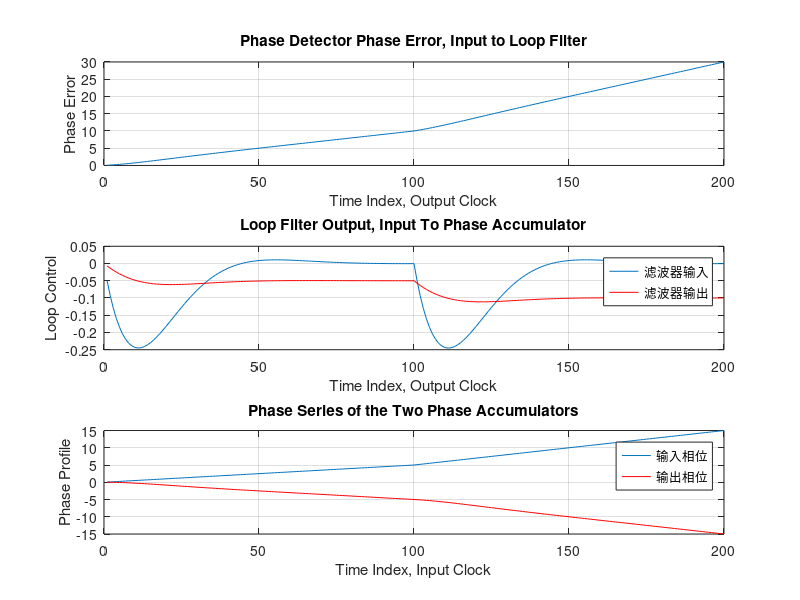
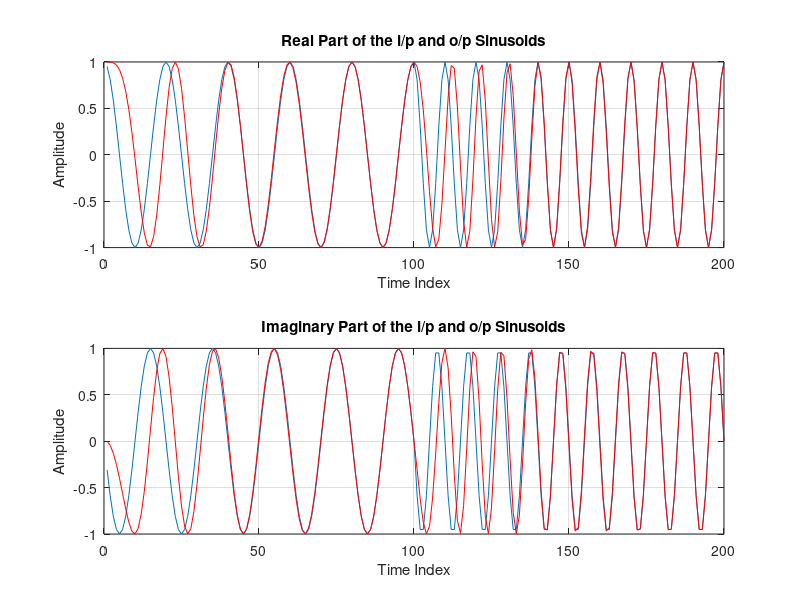

These figures' MATLAB source, in order: (Note: this script raises an error after producing the figures.)

clc
clear all
close all
%Loop Parameters%
digital_bandwidth= 0.05;    % 数字带宽 2*pi/100
damping_factor=sqrt(2)/2;       % 阻尼系数

ki= (4*digital_bandwidth*digital_bandwidth)/...
    (1+2*damping_factor*digital_bandwidth+digital_bandwidth*digital_bandwidth);
kp= (4*damping_factor*digital_bandwidth)/...
    (1+2*damping_factor*digital_bandwidth+digital_bandwidth*digital_bandwidth);



%Input Accumulator%
normalized_freq_1=0.05; normalized_freq_2=0.1;
phase_series=[normalized_freq_1*ones(1,100) normalized_freq_2*ones(1,100)];     % 两个不同频率参数

%Phase Detector Phase Error%
ph=filter(1,[1 -1],phase_series);           % 输入信号相位 相位积分
input_complex_sinusoid= exp(-1i*2*pi*ph);    % 输入信号          e^(i*f) = cos(f) + i*sin(f)  e^(-i*f) = cos(f) - i*sin(f)

ph_sv = zeros(1,200);
ph_sv_1= zeros(1,200);
phase_series_sv = zeros(1,200);

int_reg = 0;
accumulator = 0;
 
%Loop Filter and Phase Accumulator%
for n=1:200
         product =input_complex_sinusoid(n)*exp(-1i*2*pi*accumulator);      % 鉴相器实现 ？ -i 减小相差
         ph_1 = angle(product)/(2*pi);
         ph_sv(n) = ph_1;                      % 相位差函数
         
        int_reg = int_reg + ki*ph_1;
        normalized_freq = kp*ph_1+int_reg;
        phase_series_sv(n) = normalized_freq;   % 环路滤波器实现
 
        ph_sv_1(n) = accumulator;
        accumulator = accumulator+normalized_freq;  % 压控振荡器实现
end
output_complex_sinusoid=exp(1i*2*pi*ph_sv_1);   % 输出
%Phase Error%
phase_error=ph-ph_sv_1; % 真实相位差
figure(1)
subplot(3,1,1)
plot(phase_error)  
grid on
title('Phase Detector Phase Error, Input to Loop Filter')   % 相位差
xlabel('Time Index, Output Clock')
ylabel('Phase Error')
 

subplot(3,1,2)
plot(ph_sv)
hold on
plot(phase_series_sv,'r')
hold off
grid on 
title('Loop Filter Output, Input To Phase Accumulator')     % 鉴相器输出 环路滤波器输出
xlabel('Time Index, Output Clock')
ylabel('Loop Control')
legend('滤波器输入','滤波器输出')

subplot(3,1,3)
plot(ph)
hold on
plot(ph_sv_1,'r')
hold off
grid on
title('Phase Series of the Two Phase Accumulators')     % 相位跟踪
xlabel('Time Index, Input Clock')
ylabel('Phase Profile')
legend('输入相位','输出相位')

%Real and Imaginary Parts of i/p and o/p Sinusoids%
s=exp(1i*2*pi*ph_sv_1);     % 压控振荡器输出
figure(2)
subplot(2,1,1)
plot(real(input_complex_sinusoid))              % 输入 I 通道
hold on
plot(real(output_complex_sinusoid),'r')         % 输出 I 通道跟踪
hold off
grid on
title('Real Part of the i/p and o/p Sinusoids')
xlabel('Time Index')
ylabel('Amplitude')
 
subplot(2,1,2)
plot(imag(input_complex_sinusoid))              % 输入 Q 通道
hold on
plot(imag(output_complex_sinusoid),'r')         % 输出 Q 通道跟踪
hold off
grid on
title('Imaginary Part of the i/p and o/p Sinusoids')
xlabel('Time Index')
ylabel('Amplitude')

Fs = 4; %Sampling Frequency of the Filter 
Fd = 1; %Sampling Frequency of Digital i/p Signal
delay =10; % Filter Group Delay


r=0.50; 
num=rcosine(Fd,Fs,'sqrt',r,delay); %Nyquist Filter      % 发送端采用根升余弦滤波作为成形滤波器（脉冲成型）减少ISI
num_1=num/max(num); %Shaping Filter Scaling             % 滤波器参数归一化
num_2=num_1/(num_1*num_1');%Proper Scaling for Matched Filter % 接收端采用同样的匹配滤波器，并作适当缩放，让增益为1.

%Forming 16-QAM Symbols%
Number_of_Symbols=1000; 
Signal_16QAM=(floor(4*rand(1,Number_of_Symbols))-1.5)/1.5+...       % 传输信号生成
    1j*(floor(4*rand(1,Number_of_Symbols))-1.5)/1.5;

%1-to-4 upsampling filters (Shaping Filters)%           % 信号上采样
h1=reshape([num_1 zeros(1,3)],4,21);                    % SRC的参数81个，由于信号4倍上采样，可以将参数整形成4组，方便计算
register=zeros(1,20);

x=zeros(1,4*Number_of_Symbols); % Shaping Filter o/p Array  % 成形滤波器数组
m=0; % o/p Clock Index
for n=1:Number_of_Symbols
    register=[Signal_16QAM(n) register(1:20)]; % Shift i/p Sample into Shaping Filter % 移位寄存器
    for k=1:4
        x(m+k)=register*h1(k,:)';   % 滤波，4倍上采样
    end
    m=m+4;
end

%Eye Diagram%   数据眼图和星座图
figure(3)
subplot(2, 1, 1)
plot(0,0)
hold on
for n=(1:4:4*Number_of_Symbols-4)
    plot((-1:1/2:1),real(x(n:n+4)))
end
hold off
grid on
title('Eye Diagram of the Modulated Signal')

%Constellation Diagram%
subplot(2,1,2)
plot(x(1:4:4*Number_of_Symbols),'rx')
grid on
axis('square')
xlabel('Inphase')
ylabel('Quadrature')
title('Constellation Diagram of the Modulated Signal')

sigma=0.02 ;
complex_noise=(sigma*randn(1,4* Number_of_Symbols))+...
    1j*(sigma*randn(1,4* Number_of_Symbols));
 complex_input_sequence=x+complex_noise;                    % 叠加噪声的信号
rotated_sequence= complex_input_sequence.*exp(1j*2*pi/36); %Rotating Complex i/p Sequence 旋转序列？ 添加了相位旋转
 
%Eye Diagram% 添加了噪声的眼图和星座图
figure(4)
subplot(2, 1, 1)
plot(0,0)
hold on
for n=(1:4:4*Number_of_Symbols-4)
    plot((-1:1/2:1),real(rotated_sequence(n:n+4)))
end
hold off
grid on
title('Eye Diagram of the Rotated Signal')

%Constellation Diagram%
subplot(2,1,2)
plot(rotated_sequence(1:4:4*Number_of_Symbols),'rx')
grid on
axis('square')
xlabel('Inphase')
ylabel('Quadrature')
title('Constellation Diagram of the Rotated Signal')

y=conv(rotated_sequence,num_2); % 卷积匹配滤波器

%Eye Diagram%
figure(5)
subplot(2, 1, 1)
plot(0,0)
hold on
for n=(1:4:4*Number_of_Symbols-4)
    plot((-1:1/2:1),real(y(n:n+4)))
end
hold off
grid on
title('Eye Diagram of the Matched Filter Output Signal')

%Constellation Diagram%
subplot(2,1,2)
plot(y(1:4:4*Number_of_Symbols),'rx')
grid on
axis('square')
xlabel('Inphase')
ylabel('Quadrature')
title('Constellation Diagram of the Matched Filter Output Signal')

flag=1;
mf_register=zeros(1,80);

for n=1:4*Number_of_Symbols
slicer_rotated_sequence=rotated_sequence(n);
mf_register=[slicer_rotated_sequence mf_register(1:80)];    % mf 移位寄存器
slicer_rotated_sequence_1(n)=mf_register*num_2';    % 匹配滤波器滤波


if flag==1 %detect count
        slicer_rotated_sequence_1_real=real(slicer_rotated_sequence_1(n));  % I 通道解数据
          slicer_rotated_sequence_1_real_det=1;
          if slicer_rotated_sequence_1_real<0
              slicer_rotated_sequence_1_real_det=-1;
          end
          if abs(slicer_rotated_sequence_1_real)<2/3;
              slicer_rotated_sequence_1_real_det=slicer_rotated_sequence_1_real_det/3;
          end
         slicer_rotated_sequence_1_imag=imag(slicer_rotated_sequence_1(n)); % Q 通道解数据
          slicer_rotated_sequence_1_imag_det=1;
          if slicer_rotated_sequence_1_imag<0
              slicer_rotated_sequence_1_imag_det=-1;
          end
          if abs(slicer_rotated_sequence_1_imag)<2/3;
              slicer_rotated_sequence_1_imag_det=slicer_rotated_sequence_1_imag_det/3;
          end 
          
          
          sum(n)=slicer_rotated_sequence_1_real_det+1j*slicer_rotated_sequence_1_imag_det; % 解析出的数据
          
          conjugate_product(n)=slicer_rotated_sequence_1(n)*...
              (slicer_rotated_sequence_1_real_det-1j*slicer_rotated_sequence_1_imag_det);   % 求共轭积？

%ATAN%
output_angle(n)=angle(conjugate_product(n))/(2*pi);
end
flag=flag+1;    % 降采样
   
       if flag==5
         flag=1;   
       end
end
figure(6)
subplot(3,1,1)
plot(slicer_rotated_sequence_1(1:4:end),'x')
axis('square')
hold on 
grid on
plot(sum(1:4:end),'rx')
hold off
axis('square')
xlabel('Inphase')
ylabel('Quadrature')
title('2D Slicer i/p and o/p Constellation');

subplot(3,1,2)
plot(conjugate_product(1:4:end),'x')
grid on
axis('square')
xlabel('Inphase')
ylabel('Quadrature')
title('Conjugate Product Constellation');

subplot(3,1,3) 
plot(output_angle);
grid on 
xlabel('Time')
ylabel('Amplitude')
title('Output Time Series of ATAN')

%Loop Parameters%
digital_bandwidth= 2*pi/1000;
damping_factor=sqrt(2)/2;
%damping_factor=1*damping_factor;
ki= (4*digital_bandwidth*digital_bandwidth)/...
    (1+2*damping_factor*digital_bandwidth+digital_bandwidth*digital_bandwidth);
kp= (4*damping_factor*digital_bandwidth)/...
    (1+2*damping_factor*digital_bandwidth+digital_bandwidth*digital_bandwidth);
phase_accumulator=0;
flag=1;
register_1=zeros(1,80);
int_reg=0;
reg_hold=0;

for n= 1:4*Number_of_Symbols
    rotated_sequence_1=rotated_sequence(n)*exp(-1j*2*pi*phase_accumulator); % PLL跟踪
    register_1=[rotated_sequence_1 register_1(1:80)];
    rotated_sequence_2(n)=register_1*num_2';    % 匹配滤波
    if flag==1 %detect count
        rotated_sequence_2_real=real(rotated_sequence_2(n));
        rotated_sequence_2_real_det=1;
        if rotated_sequence_2_real<0
            rotated_sequence_2_real_det=-1;
        end
        if abs(rotated_sequence_2_real)<2/3;
            rotated_sequence_2_real_det=rotated_sequence_2_real_det/3;
        end
        rotated_sequence_2_imag=imag(rotated_sequence_2(n));
        rotated_sequence_2_imag_det=1;
        if rotated_sequence_2_imag<0
            rotated_sequence_2_imag_det=-1;
        end
        if abs(rotated_sequence_2_imag)<2/3;
            rotated_sequence_2_imag_det=rotated_sequence_2_imag_det/3;
        end
        
        
        sum(n)=rotated_sequence_2_real_det+1j*rotated_sequence_2_imag_det;
        
        conjugate_product(n)=rotated_sequence_2(n)*...
            (rotated_sequence_2_real_det-1j*rotated_sequence_2_imag_det);
        %ATAN%
        output_angle=angle(conjugate_product(n))/(2*pi);    % 进行相位跟踪
        int_reg=int_reg+ki*output_angle;
        reg_hold=int_reg+kp*output_angle;       % 环路滤波器
        output_angle_1(n)=output_angle;
    end
    
    filter_reg(n)=reg_hold;
    flag=flag+1;
    if flag==5
        flag=1;
    end
    phase_accumulator=phase_accumulator+reg_hold;   % 压控振荡器
end

figure(7)
subplot(3,1,1)
plot(rotated_sequence_2(1:4:end),'x')
axis('square')
hold on
grid on
plot(sum(1:4:end),'rx')
hold off
axis('square')
xlabel('Inphase')
ylabel('Quadrature')
title('De-Spinned Constellation');

subplot(3,1,2)
plot(conjugate_product(1:4:end),'x')
grid on
axis('square')
xlabel('Inphase')
ylabel('Quadrature')
title('Conjugate Product Constellation');

subplot(3,1,3)
plot(output_angle_1);
grid on
xlabel('Time')
ylabel('Amplitude')
title('Output Time Series of ATAN')

%pause(15);
%close all;